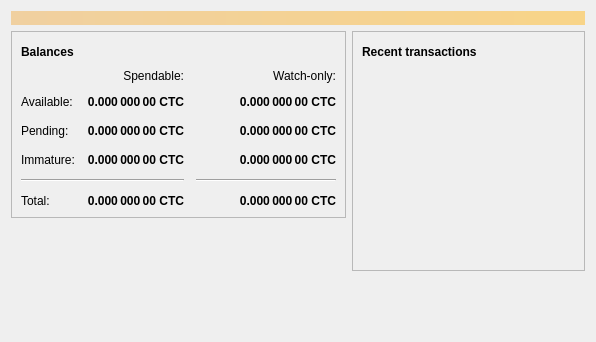
<?xml version="1.0" encoding="UTF-8"?>
<ui version="4.0">
 <class>OverviewPage</class>
 <widget class="QWidget" name="OverviewPage">
  <property name="geometry">
   <rect>
    <x>0</x>
    <y>0</y>
    <width>596</width>
    <height>342</height>
   </rect>
  </property>
  <property name="windowTitle">
   <string>Form</string>
  </property>
  <layout class="QVBoxLayout" name="topLayout">
   <item>
    <widget class="QLabel" name="labelAlerts">
     <property name="visible">
      <bool>false</bool>
     </property>
     <property name="styleSheet">
      <string notr="true">QLabel { background-color: qlineargradient(x1: 0, y1: 0, x2: 1, y2: 0, stop:0 #F0D0A0, stop:1 #F8D488); color:#000000; }</string>
     </property>
     <property name="wordWrap">
      <bool>true</bool>
     </property>
     <property name="margin">
      <number>3</number>
     </property>
     <property name="textInteractionFlags">
      <set>Qt::TextSelectableByMouse</set>
     </property>
    </widget>
   </item>
   <item>
    <layout class="QHBoxLayout" name="horizontalLayout" stretch="1,1">
     <item>
      <layout class="QVBoxLayout" name="verticalLayout_2">
       <item>
        <widget class="QFrame" name="frame">
         <property name="frameShape">
          <enum>QFrame::StyledPanel</enum>
         </property>
         <property name="frameShadow">
          <enum>QFrame::Raised</enum>
         </property>
         <layout class="QVBoxLayout" name="verticalLayout_4">
          <item>
           <layout class="QHBoxLayout" name="horizontalLayout_4">
            <item>
             <widget class="QLabel" name="label_5">
              <property name="font">
               <font>
                <weight>75</weight>
                <bold>true</bold>
               </font>
              </property>
              <property name="text">
               <string>Balances</string>
              </property>
             </widget>
            </item>
            <item>
             <widget class="QPushButton" name="labelWalletStatus">
              <property name="enabled">
               <bool>true</bool>
              </property>
              <property name="maximumSize">
               <size>
                <width>30</width>
                <height>16777215</height>
               </size>
              </property>
              <property name="toolTip">
               <string>The displayed information may be out of date. Your wallet automatically synchronizes with the Cooktipcoin network after a connection is established, but this process has not completed yet.</string>
              </property>
              <property name="text">
               <string/>
              </property>
              <property name="icon">
               <iconset resource="../bitcoin.qrc">
                <normaloff>:/icons/warning</normaloff>
                <disabledoff>:/icons/warning</disabledoff>:/icons/warning</iconset>
              </property>
              <property name="iconSize">
               <size>
                <width>24</width>
                <height>24</height>
               </size>
              </property>
              <property name="flat">
               <bool>true</bool>
              </property>
             </widget>
            </item>
            <item>
             <spacer name="horizontalSpacer_3">
              <property name="orientation">
               <enum>Qt::Horizontal</enum>
              </property>
              <property name="sizeHint" stdset="0">
               <size>
                <width>40</width>
                <height>20</height>
               </size>
              </property>
             </spacer>
            </item>
           </layout>
          </item>
          <item>
           <layout class="QGridLayout" name="gridLayout">
            <property name="spacing">
             <number>12</number>
            </property>
            <item row="2" column="2">
             <widget class="QLabel" name="labelWatchPending">
              <property name="font">
               <font>
                <weight>75</weight>
                <bold>true</bold>
               </font>
              </property>
              <property name="cursor">
               <cursorShape>IBeamCursor</cursorShape>
              </property>
              <property name="toolTip">
               <string>Unconfirmed transactions to watch-only addresses</string>
              </property>
              <property name="text">
               <string notr="true">0.000 000 00 CTC</string>
              </property>
              <property name="alignment">
               <set>Qt::AlignRight|Qt::AlignTrailing|Qt::AlignVCenter</set>
              </property>
              <property name="textInteractionFlags">
               <set>Qt::LinksAccessibleByMouse|Qt::TextSelectableByKeyboard|Qt::TextSelectableByMouse</set>
              </property>
             </widget>
            </item>
            <item row="2" column="1">
             <widget class="QLabel" name="labelUnconfirmed">
              <property name="font">
               <font>
                <weight>75</weight>
                <bold>true</bold>
               </font>
              </property>
              <property name="cursor">
               <cursorShape>IBeamCursor</cursorShape>
              </property>
              <property name="toolTip">
               <string>Total of transactions that have yet to be confirmed, and do not yet count toward the spendable balance</string>
              </property>
              <property name="text">
               <string notr="true">0.000 000 00 CTC</string>
              </property>
              <property name="alignment">
               <set>Qt::AlignRight|Qt::AlignTrailing|Qt::AlignVCenter</set>
              </property>
              <property name="textInteractionFlags">
               <set>Qt::LinksAccessibleByMouse|Qt::TextSelectableByKeyboard|Qt::TextSelectableByMouse</set>
              </property>
             </widget>
            </item>
            <item row="3" column="2">
             <widget class="QLabel" name="labelWatchImmature">
              <property name="font">
               <font>
                <weight>75</weight>
                <bold>true</bold>
               </font>
              </property>
              <property name="cursor">
               <cursorShape>IBeamCursor</cursorShape>
              </property>
              <property name="toolTip">
               <string>Mined balance in watch-only addresses that has not yet matured</string>
              </property>
              <property name="text">
               <string notr="true">0.000 000 00 CTC</string>
              </property>
              <property name="alignment">
               <set>Qt::AlignRight|Qt::AlignTrailing|Qt::AlignVCenter</set>
              </property>
              <property name="textInteractionFlags">
               <set>Qt::LinksAccessibleByMouse|Qt::TextSelectableByKeyboard|Qt::TextSelectableByMouse</set>
              </property>
             </widget>
            </item>
            <item row="4" column="0" colspan="2">
             <widget class="Line" name="line">
              <property name="orientation">
               <enum>Qt::Horizontal</enum>
              </property>
             </widget>
            </item>
            <item row="4" column="2">
             <widget class="Line" name="lineWatchBalance">
              <property name="sizePolicy">
               <sizepolicy hsizetype="Preferred" vsizetype="Fixed">
                <horstretch>0</horstretch>
                <verstretch>0</verstretch>
               </sizepolicy>
              </property>
              <property name="minimumSize">
               <size>
                <width>140</width>
                <height>0</height>
               </size>
              </property>
              <property name="orientation">
               <enum>Qt::Horizontal</enum>
              </property>
             </widget>
            </item>
            <item row="5" column="0">
             <widget class="QLabel" name="labelTotalText">
              <property name="text">
               <string>Total:</string>
              </property>
             </widget>
            </item>
            <item row="3" column="1">
             <widget class="QLabel" name="labelImmature">
              <property name="font">
               <font>
                <weight>75</weight>
                <bold>true</bold>
               </font>
              </property>
              <property name="cursor">
               <cursorShape>IBeamCursor</cursorShape>
              </property>
              <property name="toolTip">
               <string>Mined balance that has not yet matured</string>
              </property>
              <property name="text">
               <string notr="true">0.000 000 00 CTC</string>
              </property>
              <property name="alignment">
               <set>Qt::AlignRight|Qt::AlignTrailing|Qt::AlignVCenter</set>
              </property>
              <property name="textInteractionFlags">
               <set>Qt::LinksAccessibleByMouse|Qt::TextSelectableByKeyboard|Qt::TextSelectableByMouse</set>
              </property>
             </widget>
            </item>
            <item row="2" column="3">
             <spacer name="horizontalSpacer_2">
              <property name="orientation">
               <enum>Qt::Horizontal</enum>
              </property>
              <property name="sizeHint" stdset="0">
               <size>
                <width>40</width>
                <height>20</height>
               </size>
              </property>
             </spacer>
            </item>
            <item row="3" column="0">
             <widget class="QLabel" name="labelImmatureText">
              <property name="text">
               <string>Immature:</string>
              </property>
             </widget>
            </item>
            <item row="5" column="1">
             <widget class="QLabel" name="labelTotal">
              <property name="font">
               <font>
                <weight>75</weight>
                <bold>true</bold>
               </font>
              </property>
              <property name="cursor">
               <cursorShape>IBeamCursor</cursorShape>
              </property>
              <property name="toolTip">
               <string>Your current total balance</string>
              </property>
              <property name="text">
               <string notr="true">0.000 000 00 CTC</string>
              </property>
              <property name="alignment">
               <set>Qt::AlignRight|Qt::AlignTrailing|Qt::AlignVCenter</set>
              </property>
              <property name="textInteractionFlags">
               <set>Qt::LinksAccessibleByMouse|Qt::TextSelectableByKeyboard|Qt::TextSelectableByMouse</set>
              </property>
             </widget>
            </item>
            <item row="5" column="2">
             <widget class="QLabel" name="labelWatchTotal">
              <property name="font">
               <font>
                <weight>75</weight>
                <bold>true</bold>
               </font>
              </property>
              <property name="cursor">
               <cursorShape>IBeamCursor</cursorShape>
              </property>
              <property name="toolTip">
               <string>Current total balance in watch-only addresses</string>
              </property>
              <property name="text">
               <string notr="true">0.000 000 00 CTC</string>
              </property>
              <property name="alignment">
               <set>Qt::AlignRight|Qt::AlignTrailing|Qt::AlignVCenter</set>
              </property>
              <property name="textInteractionFlags">
               <set>Qt::LinksAccessibleByMouse|Qt::TextSelectableByKeyboard|Qt::TextSelectableByMouse</set>
              </property>
             </widget>
            </item>
            <item row="0" column="2">
             <widget class="QLabel" name="labelWatchonly">
              <property name="text">
               <string>Watch-only:</string>
              </property>
              <property name="alignment">
               <set>Qt::AlignRight|Qt::AlignTrailing|Qt::AlignVCenter</set>
              </property>
             </widget>
            </item>
            <item row="1" column="0">
             <widget class="QLabel" name="labelBalanceText">
              <property name="text">
               <string>Available:</string>
              </property>
             </widget>
            </item>
            <item row="1" column="1">
             <widget class="QLabel" name="labelBalance">
              <property name="font">
               <font>
                <weight>75</weight>
                <bold>true</bold>
               </font>
              </property>
              <property name="cursor">
               <cursorShape>IBeamCursor</cursorShape>
              </property>
              <property name="toolTip">
               <string>Your current spendable balance</string>
              </property>
              <property name="text">
               <string notr="true">0.000 000 00 CTC</string>
              </property>
              <property name="alignment">
               <set>Qt::AlignRight|Qt::AlignTrailing|Qt::AlignVCenter</set>
              </property>
              <property name="textInteractionFlags">
               <set>Qt::LinksAccessibleByMouse|Qt::TextSelectableByKeyboard|Qt::TextSelectableByMouse</set>
              </property>
             </widget>
            </item>
            <item row="1" column="2">
             <widget class="QLabel" name="labelWatchAvailable">
              <property name="font">
               <font>
                <weight>75</weight>
                <bold>true</bold>
               </font>
              </property>
              <property name="cursor">
               <cursorShape>IBeamCursor</cursorShape>
              </property>
              <property name="toolTip">
               <string>Your current balance in watch-only addresses</string>
              </property>
              <property name="text">
               <string notr="true">0.000 000 00 CTC</string>
              </property>
              <property name="alignment">
               <set>Qt::AlignRight|Qt::AlignTrailing|Qt::AlignVCenter</set>
              </property>
              <property name="textInteractionFlags">
               <set>Qt::LinksAccessibleByMouse|Qt::TextSelectableByKeyboard|Qt::TextSelectableByMouse</set>
              </property>
             </widget>
            </item>
            <item row="2" column="0">
             <widget class="QLabel" name="labelPendingText">
              <property name="text">
               <string>Pending:</string>
              </property>
             </widget>
            </item>
            <item row="0" column="1">
             <widget class="QLabel" name="labelSpendable">
              <property name="text">
               <string>Spendable:</string>
              </property>
              <property name="alignment">
               <set>Qt::AlignRight|Qt::AlignTrailing|Qt::AlignVCenter</set>
              </property>
             </widget>
            </item>
           </layout>
          </item>
         </layout>
        </widget>
       </item>
       <item>
        <spacer name="verticalSpacer">
         <property name="orientation">
          <enum>Qt::Vertical</enum>
         </property>
         <property name="sizeHint" stdset="0">
          <size>
           <width>20</width>
           <height>40</height>
          </size>
         </property>
        </spacer>
       </item>
      </layout>
     </item>
     <item>
      <layout class="QVBoxLayout" name="verticalLayout_3">
       <item>
        <widget class="QFrame" name="frame_2">
         <property name="frameShape">
          <enum>QFrame::StyledPanel</enum>
         </property>
         <property name="frameShadow">
          <enum>QFrame::Raised</enum>
         </property>
         <layout class="QVBoxLayout" name="verticalLayout">
          <item>
           <layout class="QHBoxLayout" name="horizontalLayout_2">
            <item>
             <widget class="QLabel" name="label_4">
              <property name="font">
               <font>
                <weight>75</weight>
                <bold>true</bold>
               </font>
              </property>
              <property name="text">
               <string>Recent transactions</string>
              </property>
             </widget>
            </item>
            <item>
             <widget class="QPushButton" name="labelTransactionsStatus">
              <property name="enabled">
               <bool>true</bool>
              </property>
              <property name="maximumSize">
               <size>
                <width>30</width>
                <height>16777215</height>
               </size>
              </property>
              <property name="toolTip">
               <string>The displayed information may be out of date. Your wallet automatically synchronizes with the Cooktipcoin network after a connection is established, but this process has not completed yet.</string>
              </property>
              <property name="text">
               <string/>
              </property>
              <property name="icon">
               <iconset resource="../bitcoin.qrc">
                <normaloff>:/icons/warning</normaloff>
                <disabledoff>:/icons/warning</disabledoff>:/icons/warning</iconset>
              </property>
              <property name="iconSize">
               <size>
                <width>24</width>
                <height>24</height>
               </size>
              </property>
              <property name="flat">
               <bool>true</bool>
              </property>
             </widget>
            </item>
            <item>
             <spacer name="horizontalSpacer">
              <property name="orientation">
               <enum>Qt::Horizontal</enum>
              </property>
              <property name="sizeHint" stdset="0">
               <size>
                <width>40</width>
                <height>20</height>
               </size>
              </property>
             </spacer>
            </item>
           </layout>
          </item>
          <item>
           <widget class="QListView" name="listTransactions">
            <property name="styleSheet">
             <string notr="true">QListView { background: transparent; }</string>
            </property>
            <property name="frameShape">
             <enum>QFrame::NoFrame</enum>
            </property>
            <property name="verticalScrollBarPolicy">
             <enum>Qt::ScrollBarAlwaysOff</enum>
            </property>
            <property name="horizontalScrollBarPolicy">
             <enum>Qt::ScrollBarAlwaysOff</enum>
            </property>
            <property name="selectionMode">
             <enum>QAbstractItemView::NoSelection</enum>
            </property>
           </widget>
          </item>
         </layout>
        </widget>
       </item>
       <item>
        <spacer name="verticalSpacer_2">
         <property name="orientation">
          <enum>Qt::Vertical</enum>
         </property>
         <property name="sizeHint" stdset="0">
          <size>
           <width>20</width>
           <height>40</height>
          </size>
         </property>
        </spacer>
       </item>
      </layout>
     </item>
    </layout>
   </item>
  </layout>
 </widget>
 <resources/>
 <connections/>
</ui>
